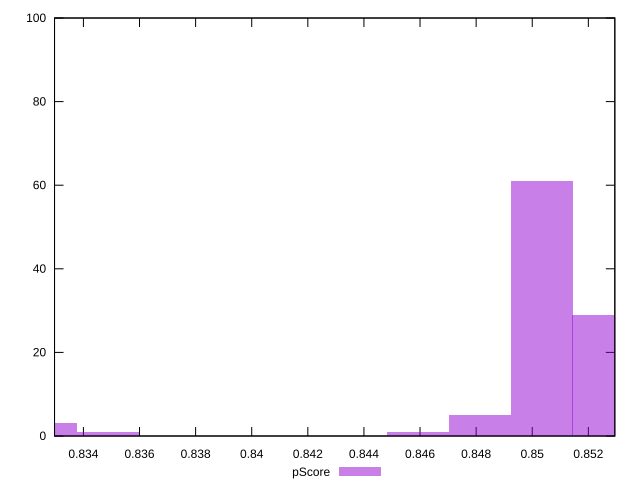

This figure's gnuplot source:
reset

$pScore <<EOF
0.8525394549609344 29
0.8503308035232118 61
0.8481221520854891 5
0.8459135006477665 1
0.8326615920214308 3
0.8348702434591534 1
EOF

set key outside below
set boxwidth 0.002208651437722628
set xrange [0.8329705764374848:0.8529436760047278]
set yrange [0:100]
set trange [0:100]
set style fill transparent solid 0.5 noborder
set terminal svg size 640, 490 enhanced background rgb 'white'
set output "report_00008_2021-01-22T20:58:29.167/largest-contentful-paint/samples/pages+cached+noexternal+nofonts+nosvg+noimg+nocss/pScore/histogram.svg"

plot $pScore title "pScore" with boxes

reset
